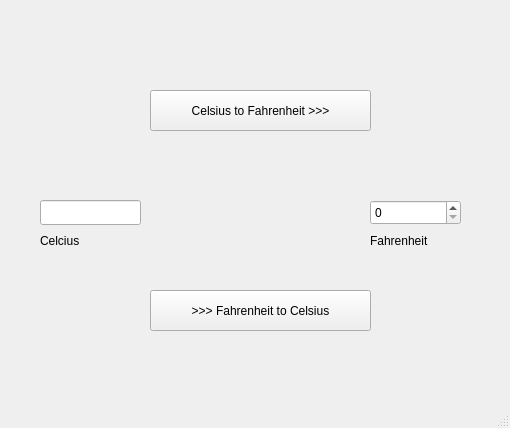
<?xml version="1.0" encoding="UTF-8"?>
<ui version="4.0">
 <class>Celcius</class>
 <widget class="QMainWindow" name="Celcius">
  <property name="geometry">
   <rect>
    <x>0</x>
    <y>0</y>
    <width>510</width>
    <height>428</height>
   </rect>
  </property>
  <property name="windowTitle">
   <string>MainWindow</string>
  </property>
  <widget class="QWidget" name="centralwidget">
   <widget class="QPushButton" name="btn_CtoF">
    <property name="geometry">
     <rect>
      <x>150</x>
      <y>90</y>
      <width>221</width>
      <height>41</height>
     </rect>
    </property>
    <property name="text">
     <string>Celsius to Fahrenheit &gt;&gt;&gt;</string>
    </property>
   </widget>
   <widget class="QPushButton" name="btn_FtoC">
    <property name="geometry">
     <rect>
      <x>150</x>
      <y>290</y>
      <width>221</width>
      <height>41</height>
     </rect>
    </property>
    <property name="text">
     <string>&gt;&gt;&gt; Fahrenheit to Celsius</string>
    </property>
   </widget>
   <widget class="QLineEdit" name="editCel">
    <property name="geometry">
     <rect>
      <x>40</x>
      <y>200</y>
      <width>101</width>
      <height>25</height>
     </rect>
    </property>
   </widget>
   <widget class="QSpinBox" name="spinFahr">
    <property name="geometry">
     <rect>
      <x>370</x>
      <y>200</y>
      <width>91</width>
      <height>25</height>
     </rect>
    </property>
   </widget>
   <widget class="QLabel" name="label">
    <property name="geometry">
     <rect>
      <x>40</x>
      <y>230</y>
      <width>61</width>
      <height>21</height>
     </rect>
    </property>
    <property name="text">
     <string>Celcius</string>
    </property>
   </widget>
   <widget class="QLabel" name="label_2">
    <property name="geometry">
     <rect>
      <x>370</x>
      <y>230</y>
      <width>91</width>
      <height>21</height>
     </rect>
    </property>
    <property name="text">
     <string>Fahrenheit</string>
    </property>
   </widget>
  </widget>
  <widget class="QMenuBar" name="menubar">
   <property name="geometry">
    <rect>
     <x>0</x>
     <y>0</y>
     <width>510</width>
     <height>25</height>
    </rect>
   </property>
  </widget>
  <widget class="QStatusBar" name="statusbar"/>
 </widget>
 <resources/>
 <connections/>
</ui>
